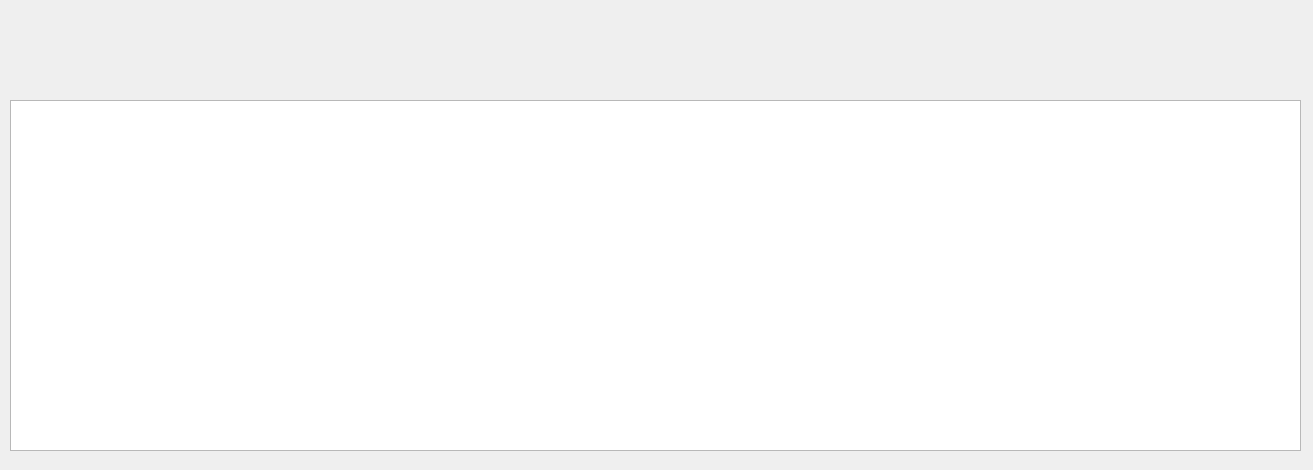
<?xml version="1.0" encoding="UTF-8"?>
<ui version="4.0">
 <class>Widget</class>
 <widget class="QWidget" name="Widget">
  <property name="geometry">
   <rect>
    <x>0</x>
    <y>0</y>
    <width>1313</width>
    <height>470</height>
   </rect>
  </property>
  <property name="windowTitle">
   <string>Widget</string>
  </property>
  <widget class="QGraphicsView" name="graphicsView">
   <property name="geometry">
    <rect>
     <x>10</x>
     <y>100</y>
     <width>1291</width>
     <height>351</height>
    </rect>
   </property>
  </widget>
 </widget>
 <layoutdefault spacing="6" margin="11"/>
 <resources/>
 <connections/>
</ui>
